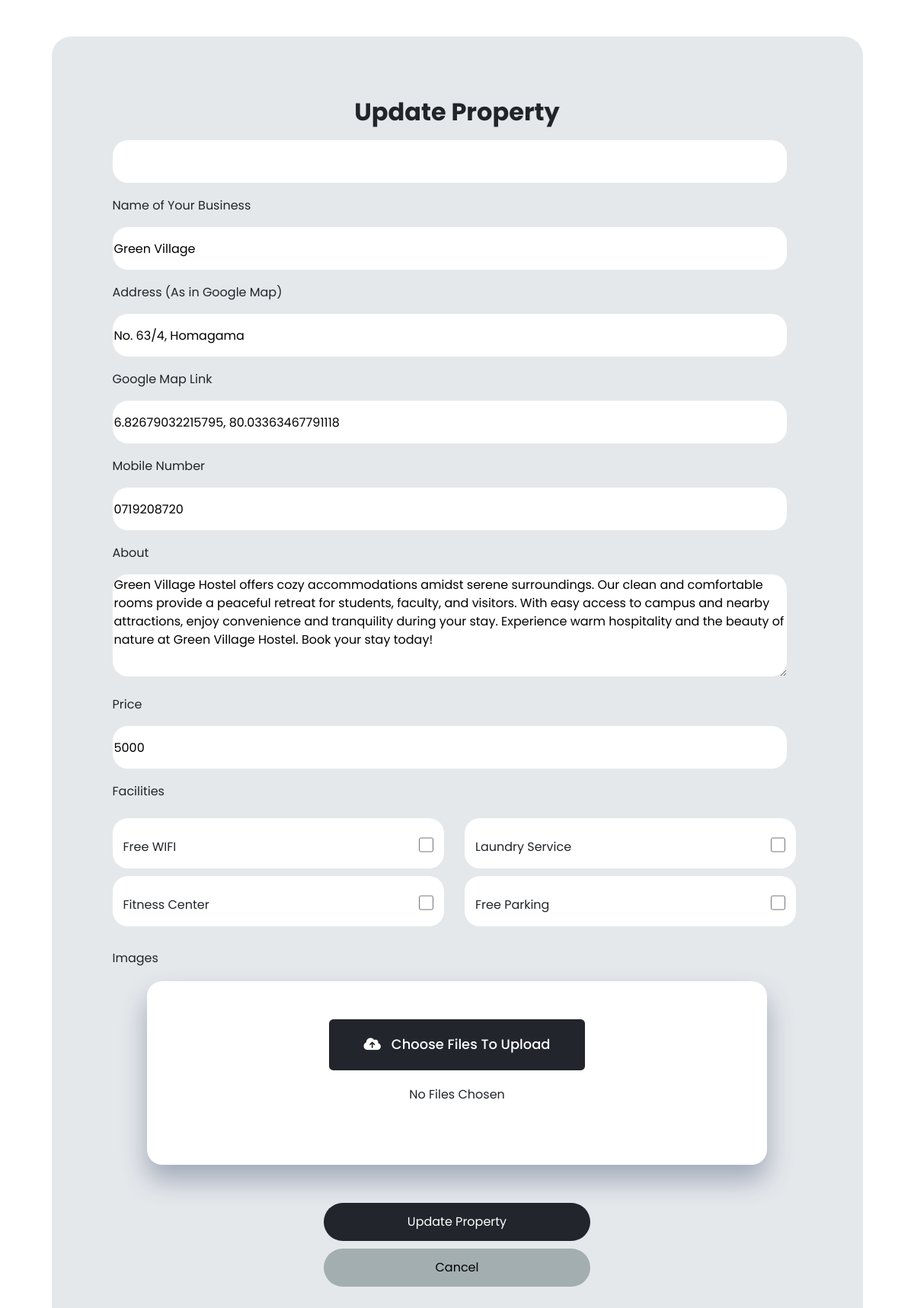
Page /updateproperty.php?property_id=4 on the committed database.
### tables this page shows
CREATE TABLE `properties` (
  `propid` int(30) NOT NULL,
  `lid` int(30) NOT NULL,
  `pname` varchar(255) NOT NULL,
  `paddress` varchar(255) NOT NULL,
  `pmaplink` varchar(255) NOT NULL,
  `pmobile` varchar(12) NOT NULL,
  `pdescription` text NOT NULL,
  `pprice` int(10) NOT NULL
);

### updateproperty.php (the view, shortened to what this page needs)
<?php
$user_id = $_SESSION['landlord']['id'];
$property_id = $_GET['property_id'];
$conn = OpenCon();
$sql = "SELECT pname, paddress, pmaplink, pmobile, pdescription, pprice FROM properties WHERE propid = ?";
$stmt = $conn->prepare($sql);
$stmt->bind_param("i", $property_id);
$stmt->execute();
$result = $stmt->get_result();
if ($result->num_rows > 0) {
    $row = $result->fetch_assoc();
    $pname = $row["pname"];
    $paddress = $row["paddress"];
    $pmaplink = $row["pmaplink"];
    $pmobile = $row["pmobile"];
    $pdescription = $row["pdescription"];
    $pprice = $row["pprice"];
} else {
    echo "No property found with the given ID.";
}
?>
<!DOCTYPE html>
<html lang="en">
<head>
    <link href="https://cdn.jsdelivr.net/npm/bootstrap@5.3.3/dist/css/bootstrap.min.css" rel="stylesheet">
    <link rel="stylesheet" href="https://cdnjs.cloudflare.com/ajax/libs/font-awesome/6.2.0/css/all.min.css">
    <link rel="stylesheet" href="CSS/registernewproperty.css">
</head>
<body>
    <div class="container">
        <h2>Update Property</h2>
        <form enctype="multipart/form-data" action="<?php echo htmlspecialchars($_SERVER["PHP_SELF"]) . '?property_id=' . $property_id; ?>" method="post">
            <div class="inputs">
                <input type="text" name="user_id" value="<?php echo $user_id; ?>">
                <p>Name of Your Business</p>
                <input class="pname" type="text" placeholder=" Business Name" name="pname" value="<?php echo $pname; ?>" required>
                <p>Address (As in Google Map)</p>
                <input class="paddress" type="text" placeholder=" Address" name="paddress" value="<?php echo $paddress; ?>" required>
                <p>Google Map Link</p>
                <input class="googlemaplink" type="text" placeholder=" Map Link" name="googlemaplink" value="<?php echo $pmaplink; ?>" required>
                <p>Mobile Number</p>
                <input class="pmobile" type="text" placeholder=" Number" name="pmobile" value="<?php echo $pmobile; ?>" required>
                <p>About</p>
                <textarea class="about" placeholder=" Enter Details" name="about" required><?php echo $pdescription; ?></textarea>
                <p>Price</p>
                <input class="pprice" type="text" placeholder=" Price" name="pprice" value="<?php echo $pprice; ?>" required>
            </div>
            <div class="facility">
                <p>Facilities</p>
            </div>
            <div class="grid" style="display: flex; gap: 20px;">
                <div class="col">
                    <div class="container2">
                        <div class="fitness">
                            <p>Free WIFI</p>
                        </div>
                        <div class="check">
                            <input class="checkbox2" type="checkbox" name="facilities[]" value="Free WIFI">
                        </div>
                    </div>
                    <div class="container2">
                        <div class="fitness">
                            <p>Fitness Center</p>
                        </div>
                        <div class="check">
                            <input class="checkbox2" type="checkbox" name="facilities[]" value="Fitness Center">
                        </div>
                    </div>
                </div>
                <div class="col">
                    <div class="container2">
                        <div class="fitness">
                            <p>Laundry Service</p>
                        </div>
                        <div class="check">
                            <input class="checkbox2" type="checkbox" name="facilities[]" value="Laundry Service">
                        </div>
                    </div>
                    <div class="container2">
                        <div class="fitness">
                            <p>Free Parking</p>
                        </div>
                        <div class="check">
                            <input class="checkbox2" type="checkbox" name="facilities[]" value="Free Parking">
                        </div>
                    </div>
                </div>
            </div>
            <p>Images</p>
            <div class="container4">
                <label for="file-input" class="label2">
                    <i class="fa-solid fa-cloud-arrow-up"></i>
                    &nbsp; Choose Files To Upload
                </label>
                <div id="num-of-files">No Files Chosen</div>
            </div>
            <div class="end-btn">
                <button type="submit" class="btn3">Update Property</button>
                <br>
                <button type="button" class="btn4">Cancel</button>
            </div>
        </form>
    </div>
</body>
</html>

### CSS/registernewproperty.css (style rules this page uses)
body { background-color: #ffffff; align-items: center; font-family: 'Poppins', sans-serif; font-style: normal; }
.container { background-color: #E5E8EB; padding: 80px; border-radius: 25px; display: flex; flex-direction: column; width: 1065px; margin-top: 4%; outline: none; }
.container h2 { text-align: center; font-weight: bold; }
.container input { width: 885px; height: 56px; border-radius: 20px; border-style: none; outline: none; }
.container2 input { width: 19px; }
textarea { height: 134px; width: 885px; border-radius: 20px; border-style: none; outline: none; }
.container2 { background-color: #ffffff; display: flex; justify-content: space-between; align-items: center; border-radius: 20px; padding: 12px 14px; width: 435px; height: 66px; margin-bottom: 10px; }
.container2 p { display: flex; align-items: center; margin: 0px; }
.container4 { background-color: #ffffff; width: 90%; max-width: 885px; position: relative; margin: 3.12em auto; padding: 3.12em 1.25em; border-radius: 20px; box-shadow: 0 1.25em 2.18em rgb(1, 28, 71, 0.3); margin-top: 18px; }
.label2 { display: block; position: relative; background-color: #22252B; color: #ffffff; font-size: 1.12em; font-weight: 500; text-align: center; width: 18.75em; padding: 1.12em 0; margin: auto; border-radius: 0.31em; cursor: pointer; }
#num-of-files { font-weight: 400; text-align: center; margin: 1.25em 0 1.87em 0; }
p { margin-bottom: 1rem; margin-top: 18px; }
button { border-radius: 25px; width: 300px; height: 50px; }
div { margin-top: 10px; }
div .grid { display: flex; gap: 20px; margin-top: -13px; margin-bottom: 20px; }
.btn3 { background-color: #22252B; color: #ffffff; border-style: none; border-radius: 25px; margin-bottom: 10px; width: 350px; }
.btn4 { background-color: #A3AEB1; color: #000000; border-style: none; border-radius: 25px; width: 350px; }
.end-btn { justify-content: center; align-items: center; text-align: center; }

### rows in the picture
properties: pname "Green Village", paddress "No. 63/4, Homagama", googlemaplink "6.82679032215795, 80.03363467791118", pmobile "0719208720", about "Green Village Hostel offers cozy accommodations amidst serene surroundings. Our clean and comfortable rooms provide a peaceful retreat for students, faculty, and visitors. With easy access to campus and nearby attractions, enjoy convenience and tranquility during your stay. Experience warm hospitality and the beauty of nature at Green Village Hostel. Book your stay today!", pprice "5000"
